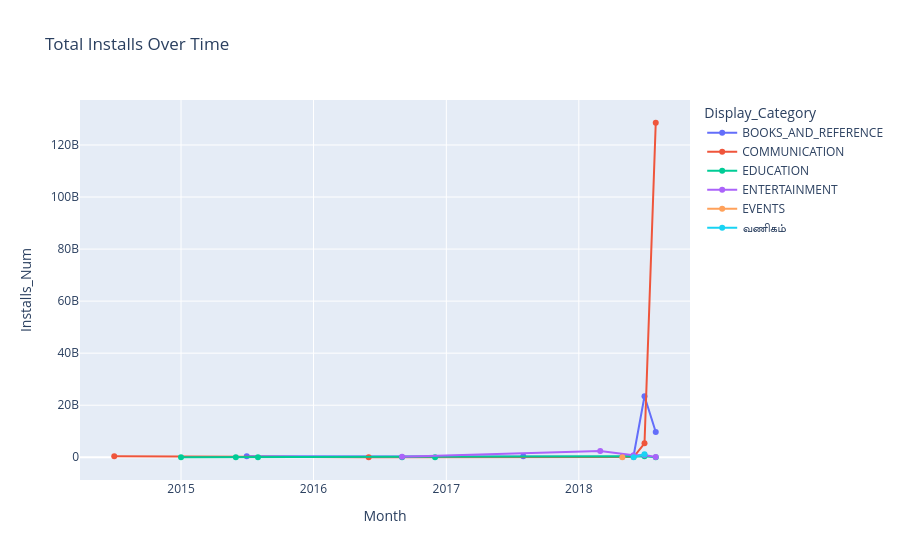

The notebook cell this image was saved under:
### Code cell
current_hour = 19

if 18 <= current_hour < 21:
    fig.show()
else:
    print(
        "This graph is available only between 6 PM IST and 9 PM IST."
    )

### Figure 1 — Plotly figure (JSON) as saved in the notebook; plotly's stock layout.template omitted (floating-point values rounded to 4 significant figures)
{"data": [{"hovertemplate": "Display_Category=BOOKS_AND_REFERENCE<br>Month=%{x}<br>Installs_Num=%{y}<extra></extra>", "legendgroup": "BOOKS_AND_REFERENCE", "line": {"color": "#636efa", "dash": "solid"}, "marker": {"symbol": "circle"}, "mode": "lines+markers", "name": "BOOKS_AND_REFERENCE", "orientation": "v", "showlegend": true, "type": "scatter", "x": ["2015-07", "2017-08", "2018-05", "2018-06", "2018-07", "2018-08"], "xaxis": "x", "y": [380000000, 400000000, 195000000, 585000000, 23437000000, 9700000000], "yaxis": "y"}, {"hovertemplate": "Display_Category=COMMUNICATION<br>Month=%{x}<br>Installs_Num=%{y}<extra></extra>", "legendgroup": "COMMUNICATION", "line": {"color": "#EF553B", "dash": "solid"}, "marker": {"symbol": "circle"}, "mode": "lines+markers", "name": "COMMUNICATION", "orientation": "v", "showlegend": true, "type": "scatter", "x": ["2014-07", "2016-06", "2018-06", "2018-07", "2018-08"], "xaxis": "x", "y": [340000000, 1000000, 70000000, 5334000000, 128550000000], "yaxis": "y"}, {"hovertemplate": "Display_Category=EDUCATION<br>Month=%{x}<br>Installs_Num=%{y}<extra></extra>", "legendgroup": "EDUCATION", "line": {"color": "#00cc96", "dash": "solid"}, "marker": {"symbol": "circle"}, "mode": "lines+markers", "name": "EDUCATION", "orientation": "v", "showlegend": true, "type": "scatter", "x": ["2015-01", "2015-06", "2015-08", "2016-09", "2016-12", "2018-07", "2018-08"], "xaxis": "x", "y": [3700000, 35000000, 36000000, 1000000, 800000, 350000000, 28000000], "yaxis": "y"}, {"hovertemplate": "Display_Category=ENTERTAINMENT<br>Month=%{x}<br>Installs_Num=%{y}<extra></extra>", "legendgroup": "ENTERTAINMENT", "line": {"color": "#ab63fa", "dash": "solid"}, "marker": {"symbol": "circle"}, "mode": "lines+markers", "name": "ENTERTAINMENT", "orientation": "v", "showlegend": true, "type": "scatter", "x": ["2016-09", "2018-03", "2018-06", "2018-07", "2018-08"], "xaxis": "x", "y": [240000000, 2400000000, 780000000, 870100000, 100000000], "yaxis": "y"}, {"hovertemplate": "Display_Category=EVENTS<br>Month=%{x}<br>Installs_Num=%{y}<extra></extra>", "legendgroup": "EVENTS", "line": {"color": "#FFA15A", "dash": "solid"}, "marker": {"symbol": "circle"}, "mode": "lines+markers", "name": "EVENTS", "orientation": "v", "showlegend": true, "type": "scatter", "x": ["2018-05"], "xaxis": "x", "y": [390000], "yaxis": "y"}, {"hovertemplate": "Display_Category=வணிகம்<br>Month=%{x}<br>Installs_Num=%{y}<extra></extra>", "legendgroup": "வணிகம்", "line": {"color": "#19d3f3", "dash": "solid"}, "marker": {"symbol": "circle"}, "mode": "lines+markers", "name": "வணிகம்", "orientation": "v", "showlegend": true, "type": "scatter", "x": ["2018-06", "2018-07"], "xaxis": "x", "y": [35000000, 1170000000], "yaxis": "y"}], "layout": {"legend": {"title": {"text": "Display_Category"}, "tracegroupgap": 0}, "title": {"text": "Total Installs Over Time"}, "xaxis": {"anchor": "y", "domain": [0, 1], "title": {"text": "Month"}}, "yaxis": {"anchor": "x", "domain": [0, 1], "title": {"text": "Installs_Num"}}}}
